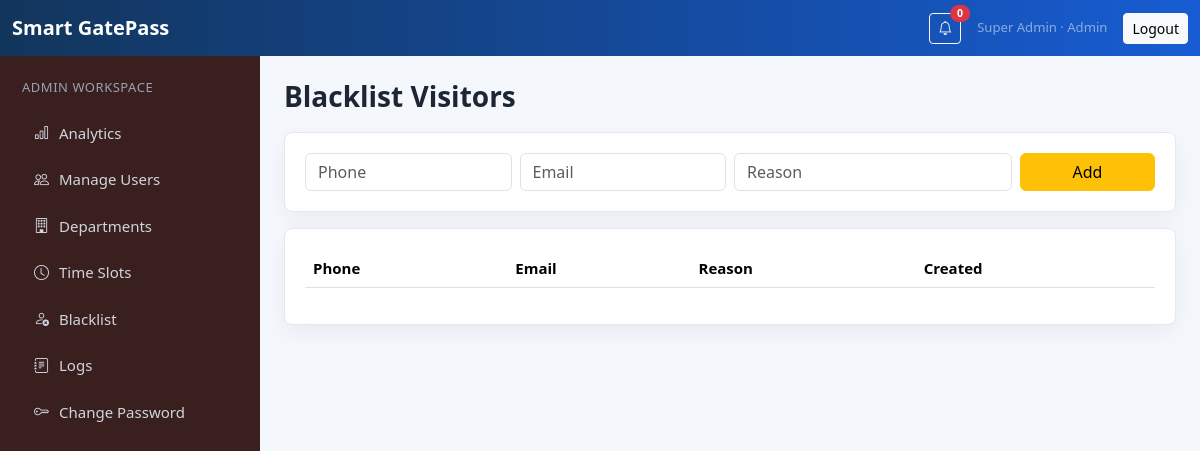
The page /admin/blacklist (signed in) on the database its author committed.
### models/schema.py (models this page shows, shortened)
class User(db.Model):
    __tablename__ = "users"
    id = db.Column(db.Integer, primary_key=True)
    name = db.Column(db.String(120), nullable=False)
    username = db.Column(db.String(80), unique=True, index=True)
    email = db.Column(db.String(160), unique=True, nullable=False, index=True)
    phone = db.Column(db.String(30), nullable=False)
    password_hash = db.Column(db.String(255), nullable=False)
    role = db.Column(db.String(30), nullable=False, index=True)
    department = db.Column(db.String(120))
    photo = db.Column(db.String(255))
    college_id = db.Column(db.String(80), unique=True, index=True)
    designation = db.Column(db.String(120))
    course_applied = db.Column(db.String(120))
    is_available = db.Column(db.Boolean, default=True)
    is_active = db.Column(db.Boolean, default=True)
    created_at = db.Column(db.DateTime, default=datetime.utcnow)
    visitors = db.relationship("Visitor", backref="public_user", foreign_keys="Visitor.user_id")
    authority_visits = db.relationship("Visitor", backref="authority", foreign_keys="Visitor.authority_id")

### routes/admin.py (the view)
@admin_bp.route("/blacklist", methods=["GET", "POST"])
@roles_required("admin")
def blacklist():
    if request.method == "POST":
        db.session.add(Blacklist(phone=request.form.get("phone"), email=request.form.get("email"), reason=request.form["reason"]))
        db.session.commit()
        flash("Blacklist record added.", "warning")
        return redirect(url_for("admin.blacklist"))
    return render_template("admin/blacklist.html", records=Blacklist.query.order_by(Blacklist.created_at.desc()).all())

### utils/notifications.py (called while the page is built)
def unread_count(user_id):
    return Notification.query.filter_by(receiver_id=user_id, is_read=False).count()

### utils/security.py (called while the page is built)
def current_user():
    user_id = session.get("user_id")
    if not user_id:
        return None
    return db.session.get(User, user_id)

def roles_required(*roles):
    def decorator(view):
        @wraps(view)
        def wrapper(*args, **kwargs):
            user = current_user()
            if not user:
                flash("Please log in to continue.", "warning")
                return redirect(url_for("auth.login", next=request.path))
            if user.role not in roles:
                flash("You are not authorized to access that page.", "danger")
                return redirect(url_for(ROLE_DASHBOARDS.get(user.role, "auth.login")))
            return view(*args, **kwargs)
        return wrapper
    return decorator

### templates/admin/blacklist.html (shortened to what this page needs)
{% extends 'base.html' %}
{% block content %}
<div class="page-head"><h1>Blacklist Visitors</h1></div>
<div class="panel mb-3"><form method="post" class="row g-2"><input type="hidden" name="csrf_token" value="{{ csrf_token() }}"><div class="col-md-3"><input class="form-control" name="phone" placeholder="Phone"></div><div class="col-md-3"><input class="form-control" name="email" placeholder="Email"></div><div class="col-md-4"><input class="form-control" name="reason" placeholder="Reason" required></div><div class="col-md-2"><button class="btn btn-warning w-100">Add</button></div></form></div>
<div class="panel"><table class="table"><thead><tr><th>Phone</th><th>Email</th><th>Reason</th><th>Created</th></tr></thead></table></div>
{% endblock %}

### templates/base.html (shortened to what this page needs)
<!doctype html>
<html lang="en" data-bs-theme="light">
<head>
  <link href="https://cdn.jsdelivr.net/npm/bootstrap@5.3.3/dist/css/bootstrap.min.css" rel="stylesheet">
  <link href="https://cdn.jsdelivr.net/npm/bootstrap-icons@1.11.3/font/bootstrap-icons.css" rel="stylesheet">
  <link href="{{ url_for('static', filename='css/style.css') }}" rel="stylesheet">
</head>
<body class="app-body role-{{ current_user.role if current_user else 'guest' }}">
<nav class="navbar navbar-expand-lg app-topbar sticky-top">
  <div class="container-fluid">
    <a class="navbar-brand fw-bold" href="{{ url_for('index') }}">Smart GatePass</a>
    <div class="ms-auto d-flex align-items-center gap-3">
      {% if current_user %}
      <button class="btn btn-sm btn-outline-light position-relative" id="notifyBtn" type="button">
        <i class="bi bi-bell"></i>
        <span class="position-absolute top-0 start-100 translate-middle badge rounded-pill bg-danger" id="notifyBadge">{{ unread_count }}</span>
      </button>
      <span class="small text-white-50">{{ current_user.name }} · {{ current_user.role|title }}</span>
      <a class="btn btn-sm btn-light" href="{{ url_for('auth.logout') }}">Logout</a>
      {% endif %}
    </div>
  </div>
</nav>
<main class="app-shell">
  {% if current_user %}<aside class="sidebar d-none d-lg-block">{% include 'partials/sidebar.html' %}</aside>{% endif %}
  <section class="content">
    {% block content %}{% endblock %}
  </section>
</main>
</body>
</html>

### templates/partials/sidebar.html (shortened to what this page needs)
{% set role = current_user.role %}
<div class="sidebar-title">{{ role|title }} Workspace</div>
<nav class="nav flex-column gap-1">
  {% if role == 'public' %}
  <a class="nav-link" href="{{ url_for('public.dashboard') }}"><i class="bi bi-speedometer2"></i> Dashboard</a>
  <a class="nav-link" href="{{ url_for('public.book') }}"><i class="bi bi-calendar-plus"></i> Book Visit</a>
  {% elif role == 'admin' %}
  <a class="nav-link" href="{{ url_for('admin.dashboard') }}"><i class="bi bi-bar-chart"></i> Analytics</a>
  <a class="nav-link" href="{{ url_for('admin.users') }}"><i class="bi bi-people"></i> Manage Users</a>
  <a class="nav-link" href="{{ url_for('admin.departments') }}"><i class="bi bi-building"></i> Departments</a>
  <a class="nav-link" href="{{ url_for('admin.timeslots') }}"><i class="bi bi-clock"></i> Time Slots</a>
  <a class="nav-link" href="{{ url_for('admin.blacklist') }}"><i class="bi bi-person-x"></i> Blacklist</a>
  <a class="nav-link" href="{{ url_for('admin.logs') }}"><i class="bi bi-journal-text"></i> Logs</a>
  {% endif %}
  <a class="nav-link" href="{{ url_for('auth.change_password') }}"><i class="bi bi-key"></i> Change Password</a>
</nav>

### static/css/style.css (style rules this page uses)
:root { --bg: #f4f7fb; --panel: #ffffff; --ink: #1d2635; --muted: #64748b; --brand: #175cd3; --sidebar: #101828; }
body { background: var(--bg); color: var(--ink); font-size: 15px; }
.app-topbar { background: linear-gradient(90deg, #12355b, #175cd3); }
.navbar-brand { color: #fff; }
.app-shell { display: flex; min-height: calc(100vh - 56px); }
.sidebar { width: 260px; background: var(--sidebar); color: #fff; padding: 22px; flex: 0 0 260px; }
.sidebar-title { font-size: 13px; color: #98a2b3; text-transform: uppercase; margin-bottom: 14px; letter-spacing: .04em; }
.sidebar .nav-link { color: #d0d5dd; border-radius: 8px; padding: 10px 12px; display: flex; gap: 10px; align-items: center; }
.content { width: 100%; padding: 24px; }
.page-head { display: flex; justify-content: space-between; gap: 16px; align-items: center; margin-bottom: 18px; }
h1 { font-size: 28px; margin: 0; font-weight: 750; }
.panel, .auth-panel, .stat-card { background: var(--panel); border: 1px solid #e4e7ec; border-radius: 8px; box-shadow: 0 8px 24px rgba(16,24,40,.05); }
.panel { padding: 20px; }
.role-admin .sidebar { background: #3a1f1f; }

### rows shown on the page
User: name "Super Admin", role "Admin", role "ADMIN"

### other values the page prints
{{ unread_count }} "0"
